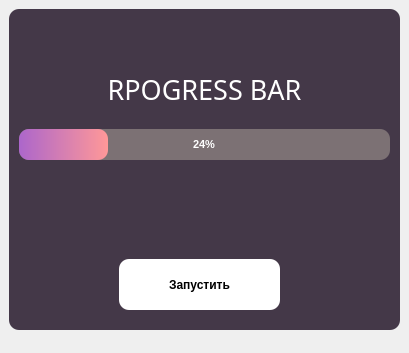
<?xml version="1.0" encoding="UTF-8"?>
<ui version="4.0">
 <class>Form</class>
 <widget class="QWidget" name="Form">
  <property name="geometry">
   <rect>
    <x>0</x>
    <y>0</y>
    <width>409</width>
    <height>353</height>
   </rect>
  </property>
  <property name="windowTitle">
   <string>Form</string>
  </property>
  <widget class="QFrame" name="frame">
   <property name="geometry">
    <rect>
     <x>9</x>
     <y>9</y>
     <width>391</width>
     <height>321</height>
    </rect>
   </property>
   <property name="sizePolicy">
    <sizepolicy hsizetype="Preferred" vsizetype="Fixed">
     <horstretch>0</horstretch>
     <verstretch>0</verstretch>
    </sizepolicy>
   </property>
   <property name="layoutDirection">
    <enum>Qt::LeftToRight</enum>
   </property>
   <property name="styleSheet">
    <string notr="true">QFrame {
	border-radius: 10px;
	background-color: rgb(68,56,72);
}</string>
   </property>
   <property name="frameShape">
    <enum>QFrame::StyledPanel</enum>
   </property>
   <property name="frameShadow">
    <enum>QFrame::Raised</enum>
   </property>
   <widget class="QLabel" name="label">
    <property name="enabled">
     <bool>true</bool>
    </property>
    <property name="geometry">
     <rect>
      <x>0</x>
      <y>60</y>
      <width>391</width>
      <height>41</height>
     </rect>
    </property>
    <property name="font">
     <font>
      <family>Swis721 BlkCn BT</family>
      <pointsize>20</pointsize>
     </font>
    </property>
    <property name="layoutDirection">
     <enum>Qt::LeftToRight</enum>
    </property>
    <property name="styleSheet">
     <string notr="true">QLabel{
	color: rgb(255, 255, 255);
	background-color:rgba(255, 255, 255, 0)}</string>
    </property>
    <property name="text">
     <string>RPOGRESS BAR</string>
    </property>
    <property name="textFormat">
     <enum>Qt::AutoText</enum>
    </property>
    <property name="scaledContents">
     <bool>false</bool>
    </property>
    <property name="alignment">
     <set>Qt::AlignCenter</set>
    </property>
   </widget>
   <widget class="QLabel" name="label_2">
    <property name="enabled">
     <bool>true</bool>
    </property>
    <property name="geometry">
     <rect>
      <x>0</x>
      <y>190</y>
      <width>391</width>
      <height>31</height>
     </rect>
    </property>
    <property name="sizePolicy">
     <sizepolicy hsizetype="Ignored" vsizetype="Preferred">
      <horstretch>0</horstretch>
      <verstretch>0</verstretch>
     </sizepolicy>
    </property>
    <property name="font">
     <font>
      <family>Swis721 BT</family>
      <pointsize>12</pointsize>
     </font>
    </property>
    <property name="layoutDirection">
     <enum>Qt::LeftToRight</enum>
    </property>
    <property name="styleSheet">
     <string notr="true">QLabel{
	color: rgb(255, 255, 255);
	background-color:rgba(255, 255, 255, 0)}</string>
    </property>
    <property name="text">
     <string/>
    </property>
    <property name="textFormat">
     <enum>Qt::AutoText</enum>
    </property>
    <property name="scaledContents">
     <bool>false</bool>
    </property>
    <property name="alignment">
     <set>Qt::AlignCenter</set>
    </property>
   </widget>
   <widget class="QProgressBar" name="progressBar">
    <property name="geometry">
     <rect>
      <x>10</x>
      <y>120</y>
      <width>371</width>
      <height>31</height>
     </rect>
    </property>
    <property name="font">
     <font>
      <pointsize>8</pointsize>
      <weight>75</weight>
      <bold>true</bold>
     </font>
    </property>
    <property name="styleSheet">
     <string notr="true">QProgressBar {
	background-color: rgb(124,113,116);
	border-radius: 10px;
	color : white
}

QProgressBar::chunk{
	border-radius: 10px;
	background-color: qlineargradient(spread:pad, x1:0, y1:0, x2:1, y2:0, stop:0 rgba(172, 102, 203, 255), stop:1 rgba(255, 152, 152, 255));
}</string>
    </property>
    <property name="value">
     <number>24</number>
    </property>
    <property name="alignment">
     <set>Qt::AlignCenter</set>
    </property>
   </widget>
   <widget class="QPushButton" name="pushButton">
    <property name="geometry">
     <rect>
      <x>110</x>
      <y>250</y>
      <width>161</width>
      <height>51</height>
     </rect>
    </property>
    <property name="font">
     <font>
      <weight>75</weight>
      <bold>true</bold>
     </font>
    </property>
    <property name="styleSheet">
     <string notr="true">QPushButton
{
	background-color: white;
	border-radius: 10px;
}</string>
    </property>
    <property name="text">
     <string>Запустить</string>
    </property>
   </widget>
  </widget>
 </widget>
 <resources/>
 <connections/>
</ui>
